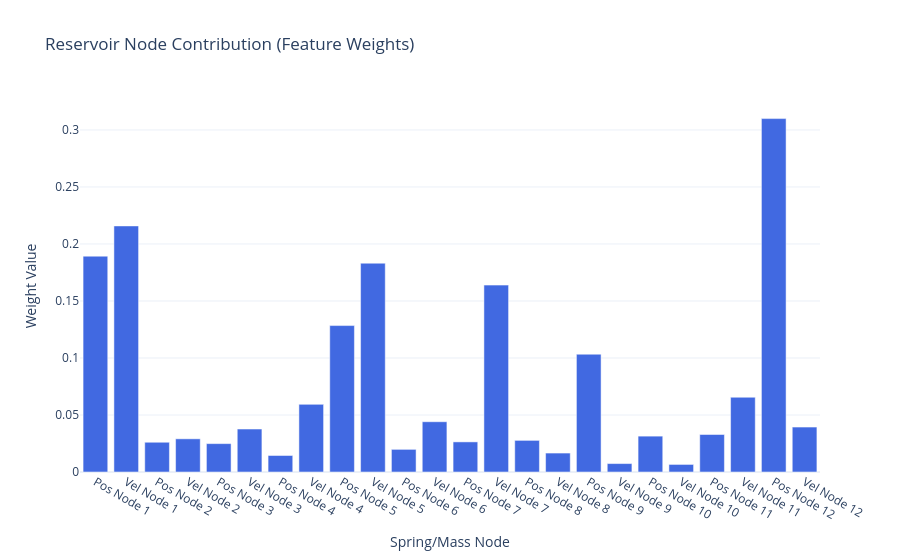
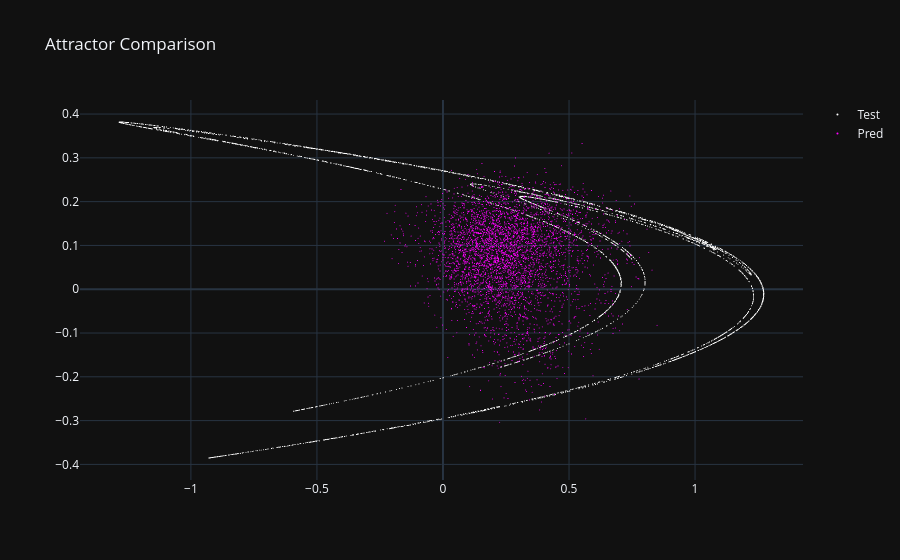
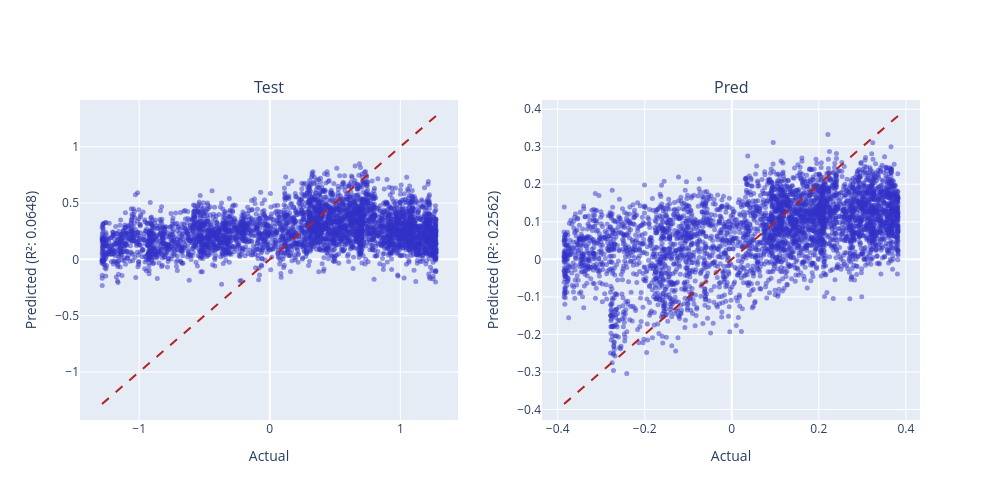

Here is the notebook cell these charts were saved with, in order:
### Code cell
weight_plot(np.linalg.norm(model.coef_, axis=0)).show()
scatter_plot([Y_test, Y_pred]).show()
r_2_plots_grid(Y_test, Y_pred, ["Test", "Pred"]).show()
spring_animation(
    displacement,
    nodes_pos,
    connections_list,
    10,
    highlighted_nodes=target_nodes,
    external=True,
).show()

### Figure 1 — Plotly figure (JSON) as saved in the notebook; plotly's stock layout.template omitted (floating-point values rounded to 4 significant figures)
{"data": [{"marker": {"color": ["royalblue", "royalblue", "royalblue", "royalblue", "royalblue", "royalblue", "royalblue", "royalblue", "royalblue", "royalblue", "royalblue", "royalblue", "royalblue", "royalblue", "royalblue", "royalblue", "royalblue", "royalblue", "royalblue", "royalblue", "royalblue", "royalblue", "royalblue", "royalblue"]}, "type": "bar", "x": ["Pos Node 1", "Vel Node 1", "Pos Node 2", "Vel Node 2", "Pos Node 3", "Vel Node 3", "Pos Node 4", "Vel Node 4", "Pos Node 5", "Vel Node 5", "Pos Node 6", "Vel Node 6", "Pos Node 7", "Vel Node 7", "Pos Node 8", "Vel Node 8", "Pos Node 9", "Vel Node 9", "Pos Node 10", "Vel Node 10", "Pos Node 11", "Vel Node 11", "Pos Node 12", "Vel Node 12"], "y": [0.1893, 0.2159, 0.02609, 0.0291, 0.02489, 0.03767, 0.01449, 0.05932, 0.1284, 0.1831, 0.01985, 0.04411, 0.02641, 0.1639, 0.02774, 0.01661, 0.1033, 0.00739, 0.03145, 0.006638, 0.03288, 0.06557, 0.31, 0.03937]}], "layout": {"title": {"text": "Reservoir Node Contribution (Feature Weights)"}, "xaxis": {"title": {"text": "Spring/Mass Node"}}, "yaxis": {"title": {"text": "Weight Value"}}}}

### Figure 2 — Plotly figure (JSON) as saved in the notebook; plotly's stock layout.template omitted (floating-point values rounded to 4 significant figures; data arrays with more than 128 entries replaced by an {"elided": "..."} marker saying what was removed)
{"data": [{"marker": {"color": "white", "size": 1}, "mode": "markers", "name": "Test", "type": "scattergl", "x": {"elided": "4000 float values"}, "y": {"elided": "4000 float values"}}, {"marker": {"color": "magenta", "size": 1}, "mode": "markers", "name": "Pred", "type": "scattergl", "x": {"elided": "4000 float values"}, "y": {"elided": "4000 float values"}}], "layout": {"title": {"text": "Attractor Comparison"}}}

### Figure 3 — Plotly figure (JSON) as saved in the notebook; plotly's stock layout.template omitted (floating-point values rounded to 4 significant figures; data arrays with more than 128 entries replaced by an {"elided": "..."} marker saying what was removed)
{"data": [{"marker": {"color": "rgba(50, 50, 200, 0.5)", "size": 5}, "mode": "markers", "name": "Data", "type": "scatter", "x": {"elided": "4000 float values"}, "xaxis": "x", "y": {"elided": "4000 float values"}, "yaxis": "y"}, {"line": {"color": "firebrick", "dash": "dash"}, "mode": "lines", "name": "Ideal", "type": "scatter", "x": [-1.285, 1.273], "xaxis": "x", "y": [-1.285, 1.273], "yaxis": "y"}, {"marker": {"color": "rgba(50, 50, 200, 0.5)", "size": 5}, "mode": "markers", "name": "Data", "type": "scatter", "x": {"elided": "4000 float values"}, "xaxis": "x2", "y": {"elided": "4000 float values"}, "yaxis": "y2"}, {"line": {"color": "firebrick", "dash": "dash"}, "mode": "lines", "name": "Ideal", "type": "scatter", "x": [-0.3854, 0.3819], "xaxis": "x2", "y": [-0.3854, 0.3819], "yaxis": "y2"}], "layout": {"annotations": [{"font": {"size": 16}, "showarrow": false, "text": "Test", "x": 0.225, "xanchor": "center", "xref": "paper", "y": 1, "yanchor": "bottom", "yref": "paper"}, {"font": {"size": 16}, "showarrow": false, "text": "Pred", "x": 0.775, "xanchor": "center", "xref": "paper", "y": 1, "yanchor": "bottom", "yref": "paper"}], "height": 500, "showlegend": false, "width": 1000, "xaxis": {"anchor": "y", "domain": [0, 0.45], "title": {"text": "Actual"}}, "xaxis2": {"anchor": "y2", "domain": [0.55, 1], "title": {"text": "Actual"}}, "yaxis": {"anchor": "x", "domain": [0, 1], "title": {"text": "Predicted (R²: 0.0648)"}}, "yaxis2": {"anchor": "x2", "domain": [0, 1], "title": {"text": "Predicted (R²: 0.2562)"}}}}
